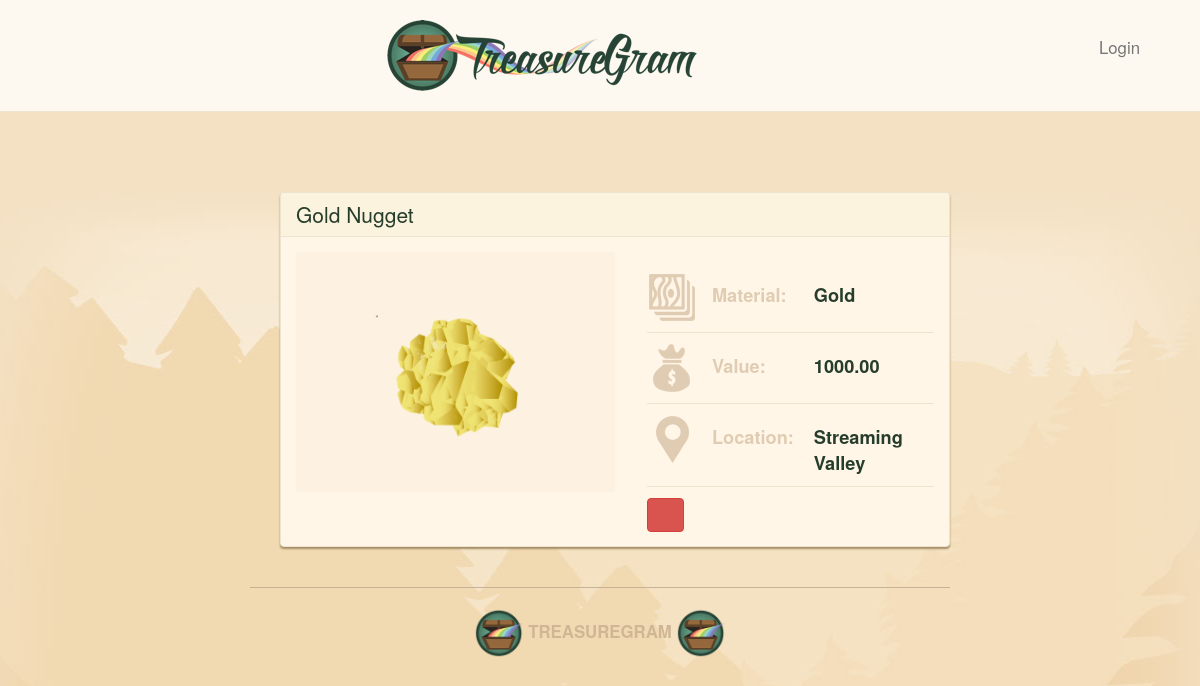
The app's page /16/ with its own data.
### main_app/models.py (models this page shows, shortened)
class Treasure(models.Model):
    user = models.ForeignKey(User)
    name = models.CharField(max_length=100)
    value = models.DecimalField(max_digits=10,decimal_places=2)
    material = models.CharField(max_length=100)
    location = models.CharField(max_length=100)
    image = models.ImageField(upload_to='treasure_images',default='media/default.png')
    likes = models.IntegerField(default=0)

### main_app/views.py (the view)
# urls.py: url(r'^([0-9]+)/$', views.detail, name = 'detail'),
def detail(request, treasure_id):
    treasure = Treasure.objects.get(id=treasure_id)
    return render(request, 'detail.html', {'treasure': treasure})

### main_app/templates/detail.html (shortened to what this page needs)
{% extends 'base.html' %}
{% load staticfiles %}
{% block content %}
<main class="container container">
   <div class="treasure panel panel-default">
            <div class="panel-heading">
                <h2 class="panel-title">{{ treasure.name }}</h2>
            </div>
            <div class="panel-body">
                    <div class="treasure-photo-detail">
                        <img src="{{ treasure.image.url }}" height="200">
                    </div>
                <table class="treasure-table">
                    <tr>
                        <th>
                            <img src="{% static 'images/material-icon.png' %}">
                            Material:
                        </th>
                        <td>{{ treasure.material }}</td>
                    </tr>
                    <tr>
                        <th>
                            <img src="{% static 'images/value-icon.png' %}">
                            Value:
                        </th>
                            <td>{% if treasure.value > 0 %}
                                    {{ treasure.value }}
                                {% else %}
                                    Unknown
                                {% endif %}</td>
                    </tr>
                    <tr>
                        <th>
                            <img src="{% static "images/location-icon.png" %}" alt="Location Icon">
                            Location:
                        </th>
                        <td>{{ treasure.location }}</td>
                    </tr>
                </table>
                <button id ="likes" data-id="{{treasure.id}}" class="btn btn-mini btn-danger glyphicon glyphicon-heart" type="button">
                </button>
        </div>
    </div>
</main>
{% endblock %}

### main_app/static/style.css (style rules this page uses)
body { background: #f3e1c5 url(images/brand-bg.jpg) no-repeat center top; color: #263d2c; }
.container { max-width: 700px; padding-top: 40px; }
.panel { background: #fff6e8; border-color: #ece4cf; box-shadow: 0 2px 2px #a58d65; }
.panel-default .panel-heading { background: #fbf3dd; border-color: #ece4cf; }
.panel-body { position: relative; }
.panel-title { font-size: 1.5em; color: #263d2c; }
.treasure { margin-bottom: 20px; }
.treasure:last-child { margin-bottom: 0; }
.treasure-photo-detail { background: #fdf2e1; float: left; margin-right: 5%; padding: 20px; position: relative; text-align: center; width: 50%; }
.treasure-table { float: left; margin-top: 10px; width: 45%; }
.treasure-table img { margin-right: 10px; }
.treasure-table tr { border-bottom: 1px solid #ece4cf; }
.treasure-table td, .treasure-table th { font-weight: bold; font-size: 1.3em; padding-bottom: 10px; padding-top: 10px; vertical-align: baseline; }
.treasure-table th { color: #e0ccb2; white-space: nowrap; }
.treasure-table td:last-child { padding-left: 20px; width: 100%; }
.btn { margin-top: 10px; font-weight: bold; font-size: 14px; }

### records on screen
Treasure: name "Gold Nugget", image (picture), material "Gold", value "1000.00", location "Streaming Valley"
